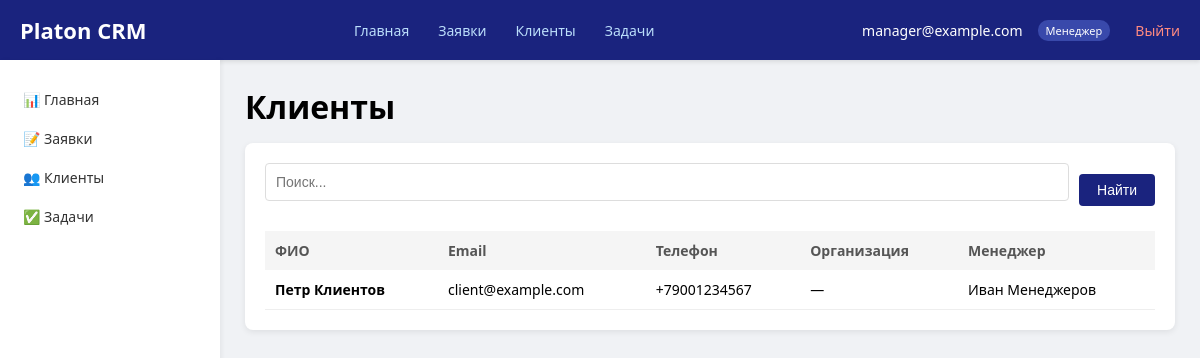
The app's page /clients/ (signed in) with its own data.
### mainapp/models.py (models this page shows, shortened)
class User(AbstractUser):
    ROLE_CHOICES = (
        ('client', 'Клиент'),
        ('manager', 'Менеджер'),
        ('admin', 'Администратор'),
    )
    role = models.CharField(max_length=10, choices=ROLE_CHOICES, default='client')
    email = models.EmailField(unique=True)
    phone = models.CharField(max_length=20, blank=True)
    telegram_id = models.CharField(max_length=50, blank=True)
    groups = models.ManyToManyField(
        'auth.Group',
        verbose_name='groups',
        blank=True,
        help_text='The groups this user belongs to.',
        related_name="mainapp_user_groups",
        related_query_name="user",
    )
    user_permissions = models.ManyToManyField(
        'auth.Permission',
        verbose_name='user permissions',
        blank=True,
        help_text='Specific permissions for this user.',
        related_name="mainapp_user_permissions",
        related_query_name="user",
    )
    USERNAME_FIELD = 'email'
    REQUIRED_FIELDS = ['username']

class Client(models.Model):
    TYPE_CHOICES = (
        ('individual', 'Физическое лицо'),
        ('organization', 'Организация'),
    )
    user = models.OneToOneField(User, on_delete=models.CASCADE, related_name='client_profile')
    type = models.CharField(max_length=20, choices=TYPE_CHOICES, default='individual')
    full_name = models.CharField(max_length=255)
    phone = models.CharField(max_length=20)
    email = models.EmailField()
    organization_name = models.CharField(max_length=255, blank=True)
    legal_details = models.TextField(blank=True, verbose_name='Юридические реквизиты')
    manager = models.ForeignKey(User, on_delete=models.SET_NULL, null=True, blank=True,
                                related_name='managed_clients', limit_choices_to={'role': 'manager'})
    created_at = models.DateTimeField(auto_now_add=True)
    updated_at = models.DateTimeField(auto_now=True)

### mainapp/views.py (the view)
# urls.py: path('clients/', views.client_list, name='client_list'),
@login_required
def client_list(request):
    user = request.user
    clients = Client.objects.none()
    if user.role == 'manager':
        clients = Client.objects.filter(manager=user)
    elif user.role == 'admin':
        clients = Client.objects.all()
    search = request.GET.get('search')
    if search:
        clients = clients.filter(
            Q(full_name__icontains=search) | Q(email__icontains=search) |
            Q(phone__icontains=search) | Q(organization_name__icontains=search)
        )
    return render(request, 'mainapp/client_list.html', {'clients': clients})

### mainapp/templates/mainapp/client_list.html (shortened to what this page needs)
{% extends 'mainapp/base.html' %}
{% block content %}
<div class="flex-between mb-15">
    <h1>Клиенты</h1>
</div>
<div class="card">
    <form method="get" class="mb-15 flex-between gap-10">
        <input type="text" name="search" class="form-control" placeholder="Поиск..." value="{{ request.GET.search }}">
        <button type="submit" class="btn btn-blue">Найти</button>
    </form>
    <table>
        <thead>
            <tr>
                <th>ФИО</th>
                <th>Email</th>
                <th>Телефон</th>
                <th>Организация</th>
                <th>Менеджер</th>
            </tr>
        </thead>
        <tbody>
            {% for client in clients %}
            <tr>
                <td><strong>{{ client.full_name }}</strong></td>
                <td>{{ client.email }}</td>
                <td>{{ client.phone }}</td>
                <td>{{ client.organization_name|default:"—" }}</td>
                <td>{{ client.manager.get_full_name|default:"—" }}</td>
            </tr>
            {% empty %}
            <tr>
                <td colspan="5" class="text-center">Клиенты не найдены</td>
            </tr>
            {% endfor %}
        </tbody>
    </table>
</div>
{% endblock %}

### mainapp/templates/mainapp/base.html (shortened to what this page needs)
<!DOCTYPE html>
<html lang="ru">
<head>
</head>
<body>
    <header class="header">
        <a href="{% url 'dashboard' %}" class="logo">Platon CRM</a>
        <nav>
            <ul class="nav">
                <li><a href="{% url 'dashboard' %}">Главная</a></li>
                <li><a href="{% url 'request_list' %}">Заявки</a></li>
                <li><a href="{% url 'client_list' %}">Клиенты</a></li>
                {% if user.role == 'admin' or user.role == 'manager' %}
                <li><a href="{% url 'task_create' %}">Задачи</a></li>
                {% endif %}
            </ul>
        </nav>
        <div class="user-info">
            <span>{{ user.email }}</span>
            <span class="role-badge">
                {% if user.is_superuser %}
                    👑 Администратор
                {% elif user.role == 'admin' %}
                    Администратор
                {% elif user.role == 'manager' %}
                    Менеджер
                {% elif user.role == 'client' %}
                    Клиент
                {% else %}
                    {{ user.get_role_display }}
                {% endif %}
            </span>
            <a href="{% url 'logout' %}" class="logout">Выйти</a>
        </div>
    </header>
    <div class="container">
        <aside class="sidebar">
            <ul>
                <li><a href="{% url 'dashboard' %}">📊 Главная</a></li>
                <li><a href="{% url 'request_list' %}">📝 Заявки</a></li>
                <li><a href="{% url 'client_list' %}">👥 Клиенты</a></li>
                {% if user.role == 'admin' or user.role == 'manager' %}
                <li><a href="{% url 'task_create' %}">✅ Задачи</a></li>
                {% endif %}
            </ul>
        </aside>
        <main class="main">
            {% block content %}
            {% endblock %}
        </main>
    </div>
</body>
</html>

### mainapp/templates/mainapp/base.html (style rules this page uses)
* { margin: 0; padding: 0; box-sizing: border-box; }
body { font-family: 'Segoe UI', Tahoma, Geneva, Verdana, sans-serif; background-color: #f0f2f5; min-height: 100vh; }
.header { background-color: #1a237e; color: white; padding: 0 20px; display: flex; justify-content: space-between; align-items: center; height: 60px; box-shadow: 0 2px 4px rgba(0,0,0,0.1); }
.header .logo { font-size: 22px; font-weight: bold; color: white; text-decoration: none; }
.header .nav { display: flex; gap: 5px; list-style: none; }
.header .nav a { color: #bbdefb; text-decoration: none; padding: 8px 12px; border-radius: 4px; font-size: 14px; }
.header .user-info { display: flex; align-items: center; gap: 15px; font-size: 14px; }
.header .logout { color: #ff8a80; text-decoration: none; margin-left: 10px; }
.role-badge { background-color: #3949ab; padding: 3px 8px; border-radius: 10px; font-size: 11px; }
.container { display: flex; min-height: calc(100vh - 60px); }
.sidebar { width: 220px; background-color: white; padding: 20px 0; box-shadow: 2px 0 4px rgba(0,0,0,0.05); }
.sidebar ul { list-style: none; }
.sidebar a { display: block; padding: 10px 20px; color: #333; text-decoration: none; font-size: 14px; border-left: 3px solid transparent; }
.main { flex: 1; padding: 25px; }
.card { background-color: white; border-radius: 8px; box-shadow: 0 2px 6px rgba(0,0,0,0.08); padding: 20px; margin-bottom: 20px; }
.btn { padding: 8px 18px; border: none; border-radius: 4px; cursor: pointer; text-decoration: none; display: inline-block; font-size: 14px; color: white; }
.btn-blue { background-color: #1a237e; }
table { width: 100%; border-collapse: collapse; }
th { background-color: #f5f5f5; padding: 10px; text-align: left; font-size: 14px; color: #555; }
td { padding: 10px; border-bottom: 1px solid #eee; font-size: 14px; }
input, select, textarea { width: 100%; padding: 10px; border: 1px solid #ddd; border-radius: 4px; font-size: 14px; margin-bottom: 15px; }
.mb-15 { margin-bottom: 15px; }
.flex-between { display: flex; justify-content: space-between; align-items: center; }
.gap-10 { gap: 10px; }

### records on screen
User: email "manager@example.com"
Client: full_name "Петр Клиентов", email "client@example.com", phone "+79001234567", organization_name "—", manager.get_full_name "Иван Менеджеров"
